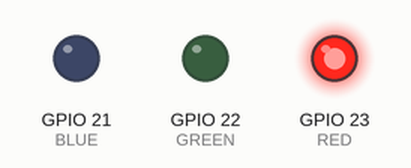
Recording of a sketch running on a simulated ESP32. Shown: output pins drawn as LEDs (lit = HIGH).

Above: at 0.1 s.
At 13.1 s:
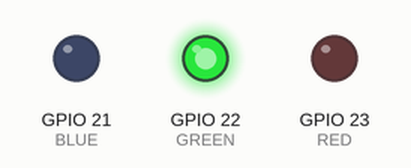
At 25.1 s:
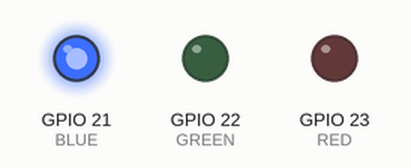
At 38.6 s:
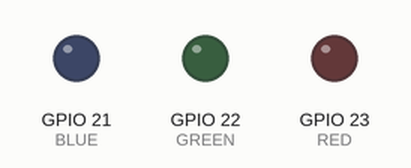
Timing chart, 0 to 40.0 s (numbered marks = the images above):
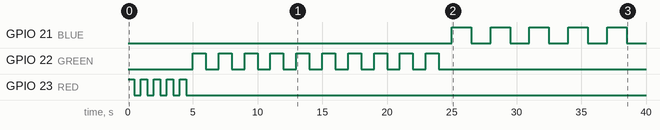

The sketch:

blinkThree.ino
```cpp
/*
Blink the RED LED 5 times fast
Blink the GREEN LED 10 slow
BLINK the BLUE 15 real slow
No numbers allowed in the loop()
*/

int RED = 23;
int redBlink = 5;
int redSpeed = 500;

int GREEN = 22;
int greenBlink = 10;
int greenSpeed = 1000;

int BLUE = 21;
int blueBlink = 15;
int blueSpeed = 1500;

void blinkLED(int led, int blink, int speed){
  for(int i = blink; i > 0; i--){
    digitalWrite(led, HIGH);
    delay(speed);
    digitalWrite(led, LOW);
    delay(speed);
  } // END for loop
} // END blinkLED()

void setup() {
  pinMode(RED, OUTPUT);
  pinMode(GREEN, OUTPUT);
  pinMode(BLUE, OUTPUT);
} // END setup()

void loop() {
  blinkLED(RED, redBlink, redSpeed);
  blinkLED(GREEN, greenBlink, greenSpeed);
  blinkLED(BLUE, blueBlink, blueSpeed);
} // END loop()
```

Measured:
- by itself, GPIO 21 (BLUE): LOW → HIGH at 25.0 s, → LOW 1.5 s later, → HIGH 1.5 s later, → LOW 1.5 s later, … (10 changes in this stretch)
- by itself, GPIO 22 (GREEN): LOW → HIGH at 5.0 s, → LOW 1.0 s later, → HIGH 1.0 s later, → LOW 1.0 s later, … (20 changes in this stretch)
- by itself, GPIO 23 (RED): alternates HIGH for 0.50 s and LOW for 0.50 s, 10 changes in all, then stays LOW
